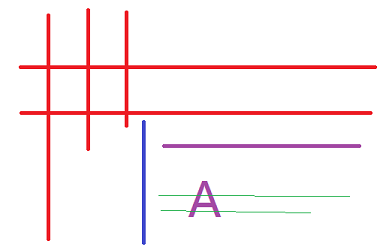
#> input picture data/images/morph01.png, 392 x 247 px
$ python day060.py
#> lines starting #> are read from the running program, lines starting #| are printed output that depends on the picture; after the words box and inside, x2 and y2 are one past the last pixel; in counts of white or black regions, pixels touching at a corner belong together
'''
Author       : Bingqiang Zhou
Date         : 2021-02-23 11:27:54
LastEditors  : Bingqiang Zhou
LastEditTime : 2021-02-23 11:39:13
Description  : 二值图像分析 – 霍夫直线检测二
    OpenCV中还有另外一个霍夫直线检测的API，该API更为常用，它会直接返回直线的空间坐标点，
    比返回霍夫空间参数更加的直观，容易理解，而且还可以声明线段长度、间隔等参数，非常有用。
    该参数详解如下：
        void cv::HoughLinesP(
            InputArray image,
            OutputArray lines,
            double rho,
            double theta,
            int threshold,
            double 	minLineLength = 0,
            double 	maxLineGap = 0
        )
    Image输入二值图像
    Lines 返回的直线两个点
    Rho 极坐标r得步长
    Theta角度步长
    Threshold累加器阈值
    minLineLength最小线段长度
    maxLineGap线段间隔
'''

import cv2 as cv
import numpy as np
import matplotlib.pyplot as plt

# src = cv.imread("../data/images/sudoku.png")
src = cv.imread("../data/images/morph01.png")
#> src is the input picture: shape (247, 392, 3); mean B, G, R 242.7, 240.9, 251.4

t = 80
binary = cv.Canny(src, t, t*2) # 边缘检测
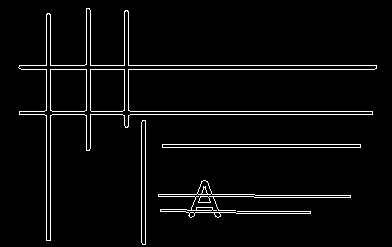
#> binary: shape (247, 392); 3.9% white in thin lines or dots, all inside (x1, y1, x2, y2) = (18, 8, 377, 245)

lines = cv.HoughLinesP(binary, 1, np.pi / 180.0, 50, minLineLength=50, maxLineGap=10)
#> lines = 21 rows, first 6: [19, 114, 372, 114], [21, 69, 374, 69], [19, 111, 372, 111], [19, 65, 376, 65], [50, 240, 50, 14], [46, 240, 46, 14]

result = np.zeros_like(src)
for i in range(len(lines)):
    pt1 = (lines[i][0][0], lines[i][0][1])
    pt2 = (lines[i][0][2], lines[i][0][3])
    cv.line(result, pt1, pt2, (0, 0, 255), 2)
#> this loop made 21 passes
#> (pt1, pt2) on passes 1 to 12: ((19, 114), (372, 114)), ((21, 69), (374, 69)), ((19, 111), (372, 111)), ((19, 65), (376, 65)), ((50, 240), (50, 14)), ((46, 240), (46, 14)), ((162, 147), (360, 147)), ((162, 144), (360, 144)), ((90, 148), (90, 10)), ((141, 242), (141, 122)), ((238, 213), (294, 213)), ((86, 150), (86, 8))
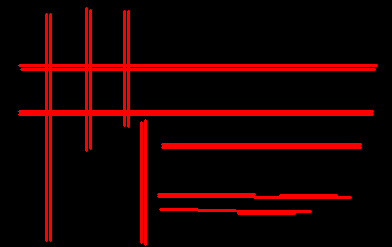
#> result: shape (247, 392, 3); mean of channels 0, 1, 2 0, 0, 27.3; drawn as B, G, R

# 可视化
rows = 1
cols = 3
images = [src, binary, result]
titles = ["original image", "binary image"]
plt.figure(figsize=(cols * 4, rows * 3)) # Width, height in inches.
for index, image in enumerate(images):
    plt.subplot(rows, cols, index + 1)
    if index >= len(titles):
        plt.title("image")
    else:
        plt.title(titles[index])
    plt.axis("off")
    if image.ndim > 2:
        plt.imshow(image[:, :, ::-1])
    else:
        plt.imshow(image, cmap="gray")
#> this loop made 3 passes
plt.show()
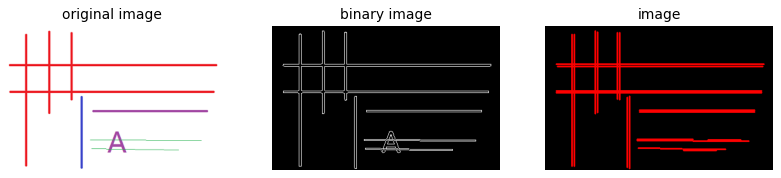
#> figure drawn by matplotlib, 3 panels

$ run again, with data/images/morph3.png copied over data/images/morph01.png
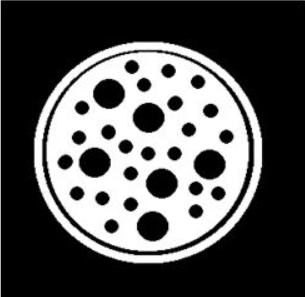
#> input picture data/images/morph3.png, 305 x 297 px
#> src is the input picture: shape (297, 305, 3); min 0, max 255, mean 83.1
#> `binary = cv.Canny(src, t, t*2)`:
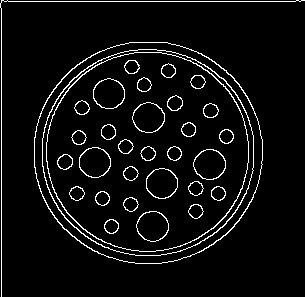
#> binary: shape (297, 305); 5.4% white in thin lines or dots
#> lines = [[1, 1, 300, 1], [1, 296, 1, 0]]
#> the loop `for i in range(len(lines)):` made 2 passes
#> the loop `for index, image in enumerate(images):` made 3 passes
#> `plt.show()`:
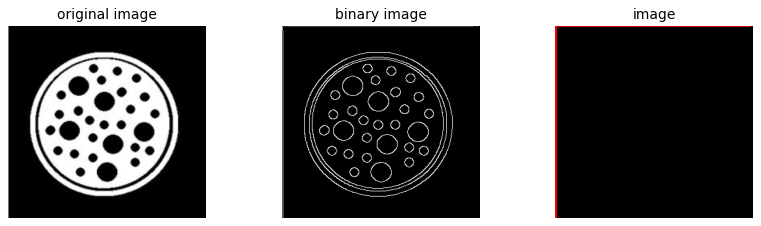
#> figure drawn by matplotlib, 3 panels
